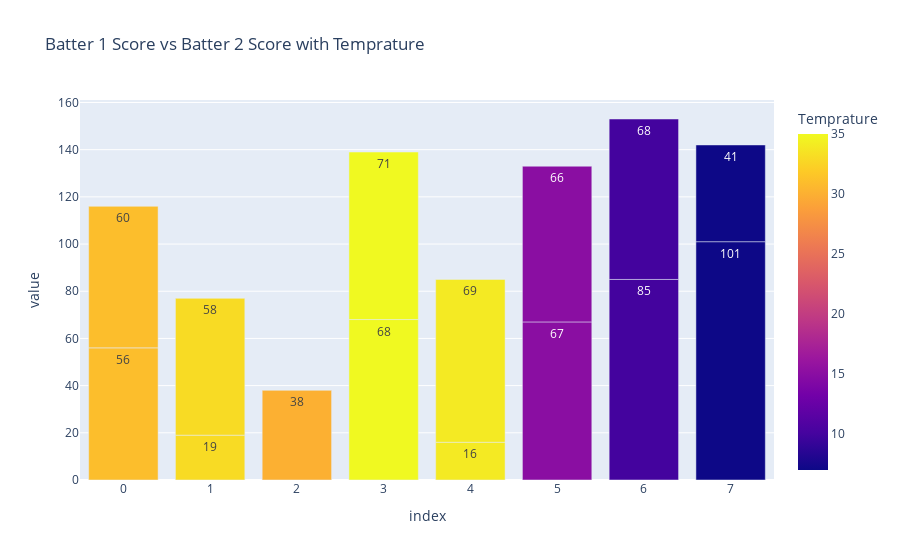

Write notebook code for a chart like this one.
### Code cell
# now here we are visualising the two batters scores with temprature like how both the batter performed over the different temperatures

fig = px.bar(df.iloc[:8], y=["Batter 1 Score","Batter 2 Score"], color="Temprature", text_auto=True,title="Batter 1 Score vs Batter 2 Score with Temprature")
fig.show()

### Figure 1 — Plotly figure (JSON) as saved in the notebook; plotly's stock layout.template omitted (floating-point values rounded to 4 significant figures)
{"data": [{"alignmentgroup": "True", "hovertemplate": "index=%{x}<br>value=%{y}<br>Temprature=%{marker.color}<extra></extra>", "legendgroup": "", "marker": {"color": [31, 33, 30, 35, 34, 15, 10, 7, 31, 33, 30, 35, 34, 15, 10, 7], "coloraxis": "coloraxis", "pattern": {"shape": ""}}, "name": "", "offsetgroup": "", "orientation": "v", "showlegend": false, "textposition": "auto", "texttemplate": "%{y}", "type": "bar", "x": [0, 1, 2, 3, 4, 5, 6, 7, 0, 1, 2, 3, 4, 5, 6, 7], "xaxis": "x", "y": [56, 19, 0, 68, 16, 67, 85, 101, 60, 58, 38, 71, 69, 66, 68, 41], "yaxis": "y"}], "layout": {"barmode": "relative", "coloraxis": {"colorbar": {"title": {"text": "Temprature"}}, "colorscale": [[0, "#0d0887"], [0.1111, "#46039f"], [0.2222, "#7201a8"], [0.3333, "#9c179e"], [0.4444, "#bd3786"], [0.5556, "#d8576b"], [0.6667, "#ed7953"], [0.7778, "#fb9f3a"], [0.8889, "#fdca26"], [1, "#f0f921"]]}, "legend": {"tracegroupgap": 0}, "title": {"text": "Batter 1 Score vs Batter 2 Score with Temprature"}, "xaxis": {"anchor": "y", "domain": [0, 1], "title": {"text": "index"}}, "yaxis": {"anchor": "x", "domain": [0, 1], "title": {"text": "value"}}}}
